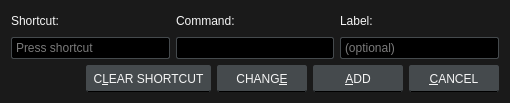
<?xml version="1.0" encoding="UTF-8"?>
<ui version="4.0">
 <class>KeyDialog</class>
 <widget class="QDialog" name="KeyDialog">
  <property name="geometry">
   <rect>
    <x>0</x>
    <y>0</y>
    <width>510</width>
    <height>103</height>
   </rect>
  </property>
  <property name="windowTitle">
   <string>Modify Shortcut Key</string>
  </property>
  <property name="styleSheet">
   <string notr="true">QWidget {
	font: 12px &quot;Noto Sans&quot;, &quot;FreeSans&quot;;
	background: #1A1A1A;
	color: whitesmoke;
}

/* QLineEdit */

QLineEdit {
	background: black;
	border: 1px solid #454A4D;
	border-radius: 2px;
	padding: 2px;
}
QLineEdit:focus {
	border: 1px solid #008098;
}

/* QPushButton */

QPushButton {
	background: #454A4D;
	border: 1px solid #454A4D;
	border-bottom: 1px solid black;
	border-radius: 2px;
	color: whitesmoke;
	min-width: 76px;
	min-height: 17px;
	padding: 4px 6px;
}
QPushButton:focus {
	border: 1px solid #008098;
	outline: none;
}
QPushButton:pressed {
	background: #2E3133;
}
QPushButton:disabled {
	background: transparent;
	border: 1px solid #454A4D;
	color: #B8B8B8;
}</string>
  </property>
  <layout class="QVBoxLayout" name="verticalLayout">
   <item>
    <layout class="QGridLayout" name="gridLayout">
     <item row="1" column="0">
      <widget class="QKeySequenceEdit" name="keySequenceEdit"/>
     </item>
     <item row="1" column="1">
      <widget class="QLineEdit" name="commandLineEdit">
       <property name="clearButtonEnabled">
        <bool>true</bool>
       </property>
      </widget>
     </item>
     <item row="1" column="2">
      <widget class="QLineEdit" name="labelLineEdit">
       <property name="placeholderText">
        <string>(optional)</string>
       </property>
       <property name="clearButtonEnabled">
        <bool>true</bool>
       </property>
      </widget>
     </item>
     <item row="0" column="0">
      <widget class="QLabel" name="label">
       <property name="text">
        <string>Shortcut:</string>
       </property>
      </widget>
     </item>
     <item row="0" column="1">
      <widget class="QLabel" name="label_2">
       <property name="text">
        <string>Command:</string>
       </property>
      </widget>
     </item>
     <item row="0" column="2">
      <widget class="QLabel" name="label_3">
       <property name="text">
        <string>Label:</string>
       </property>
      </widget>
     </item>
    </layout>
   </item>
   <item>
    <layout class="QHBoxLayout" name="horizontalLayout_2">
     <item>
      <spacer name="horizontalSpacer">
       <property name="orientation">
        <enum>Qt::Horizontal</enum>
       </property>
       <property name="sizeHint" stdset="0">
        <size>
         <width>40</width>
         <height>20</height>
        </size>
       </property>
      </spacer>
     </item>
     <item>
      <widget class="QPushButton" name="clearButton">
       <property name="text">
        <string>C&amp;LEAR SHORTCUT</string>
       </property>
      </widget>
     </item>
     <item>
      <widget class="QPushButton" name="changeButton">
       <property name="text">
        <string>CHANG&amp;E</string>
       </property>
      </widget>
     </item>
     <item>
      <widget class="QPushButton" name="addButton">
       <property name="text">
        <string>&amp;ADD</string>
       </property>
      </widget>
     </item>
     <item>
      <widget class="QPushButton" name="cancelButton">
       <property name="maximumSize">
        <size>
         <width>16777215</width>
         <height>16777215</height>
        </size>
       </property>
       <property name="text">
        <string>&amp;CANCEL</string>
       </property>
      </widget>
     </item>
    </layout>
   </item>
  </layout>
 </widget>
 <tabstops>
  <tabstop>clearButton</tabstop>
  <tabstop>changeButton</tabstop>
  <tabstop>addButton</tabstop>
  <tabstop>cancelButton</tabstop>
 </tabstops>
 <resources/>
 <connections/>
</ui>
